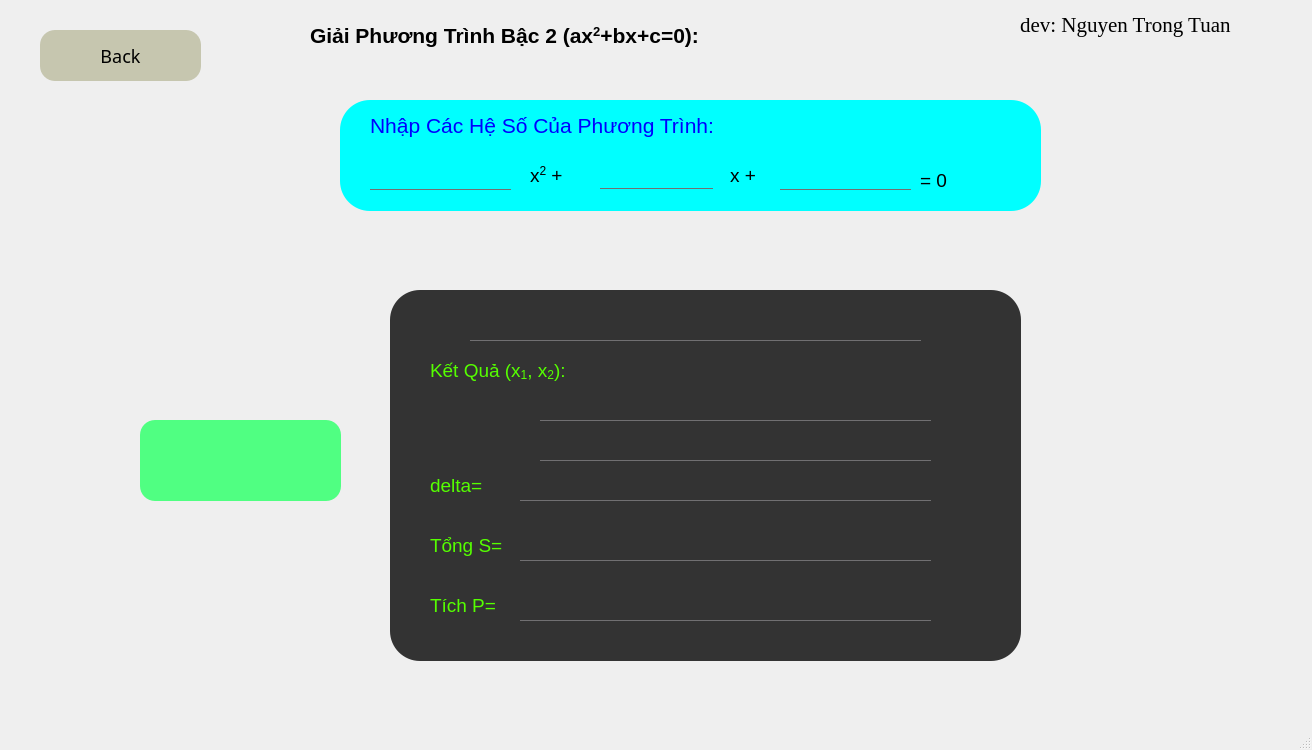
<?xml version="1.0" encoding="UTF-8"?>
<ui version="4.0">
 <class>MainWindow</class>
 <widget class="QMainWindow" name="MainWindow">
  <property name="geometry">
   <rect>
    <x>0</x>
    <y>0</y>
    <width>1312</width>
    <height>750</height>
   </rect>
  </property>
  <property name="windowTitle">
   <string>MainWindow</string>
  </property>
  <property name="styleSheet">
   <string notr="true">#button_back_ptb2{font-family:century gothic;font-size:18px;background:rgba(170, 170, 131,0.6);border-radius:15px;}
#button_back_ptb2:hover{background-color: rgb(135, 124, 255);}
#frame_2{background:#333;border-radius:30px;}
#out_sln ,#out_x1 , #out_x2 , #out_delta , #out_s , #out_p{background:transparent;border:none;color:rgb(0, 85, 255);border-bottom:1px solid #717072;font-size: 23px;}
#out_sln:hover ,#out_x1:hover , #out_x2:hover , #out_delta:hover , #out_s:hover , #out_p:hover{border-bottom:1px solid rgb(0, 255, 255);}
#inp_a , #inp_b , #inp_c{background:transparent;border:none;color:rgb(255, 97, 255);border-bottom:1px solid #717072;font-size: 23px;}
#button_enter_ptb2{background:rgb(80, 255, 130);border-radius:15px;}
#button_enter_ptb2:hover{background-color: rgb(0, 255, 0);}
#fa{background:rgb(0, 255, 255);border-radius:30px;}




</string>
  </property>
  <widget class="QWidget" name="centralwidget">
   <widget class="QLabel" name="label">
    <property name="geometry">
     <rect>
      <x>310</x>
      <y>20</y>
      <width>601</width>
      <height>31</height>
     </rect>
    </property>
    <property name="text">
     <string>&lt;html&gt;&lt;head/&gt;&lt;body&gt;&lt;p&gt;&lt;span style=&quot; font-size:16pt; font-weight:600;&quot;&gt;Giải Phương Trình Bậc 2 (ax&lt;/span&gt;&lt;span style=&quot; font-size:16pt; font-weight:600; vertical-align:super;&quot;&gt;2&lt;/span&gt;&lt;span style=&quot; font-size:16pt; font-weight:600;&quot;&gt;+bx+c=0): &lt;/span&gt;&lt;/p&gt;&lt;/body&gt;&lt;/html&gt;</string>
    </property>
   </widget>
   <widget class="QFrame" name="fa">
    <property name="geometry">
     <rect>
      <x>340</x>
      <y>100</y>
      <width>701</width>
      <height>111</height>
     </rect>
    </property>
    <property name="frameShape">
     <enum>QFrame::StyledPanel</enum>
    </property>
    <property name="frameShadow">
     <enum>QFrame::Raised</enum>
    </property>
    <widget class="QLineEdit" name="inp_a">
     <property name="geometry">
      <rect>
       <x>30</x>
       <y>59</y>
       <width>141</width>
       <height>31</height>
      </rect>
     </property>
     <property name="text">
      <string/>
     </property>
    </widget>
    <widget class="QLabel" name="label_2">
     <property name="geometry">
      <rect>
       <x>190</x>
       <y>60</y>
       <width>51</width>
       <height>31</height>
      </rect>
     </property>
     <property name="font">
      <font>
       <pointsize>14</pointsize>
      </font>
     </property>
     <property name="text">
      <string>&lt;html&gt;&lt;head/&gt;&lt;body&gt;&lt;p&gt;x&lt;span style=&quot; vertical-align:super;&quot;&gt;2&lt;/span&gt; +&lt;/p&gt;&lt;/body&gt;&lt;/html&gt;</string>
     </property>
    </widget>
    <widget class="QLineEdit" name="inp_b">
     <property name="geometry">
      <rect>
       <x>260</x>
       <y>58</y>
       <width>113</width>
       <height>31</height>
      </rect>
     </property>
     <property name="text">
      <string/>
     </property>
    </widget>
    <widget class="QLabel" name="label_3">
     <property name="geometry">
      <rect>
       <x>390</x>
       <y>60</y>
       <width>41</width>
       <height>31</height>
      </rect>
     </property>
     <property name="font">
      <font>
       <pointsize>14</pointsize>
      </font>
     </property>
     <property name="text">
      <string>x +</string>
     </property>
    </widget>
    <widget class="QLineEdit" name="inp_c">
     <property name="geometry">
      <rect>
       <x>440</x>
       <y>59</y>
       <width>131</width>
       <height>31</height>
      </rect>
     </property>
    </widget>
    <widget class="QLabel" name="label_4">
     <property name="geometry">
      <rect>
       <x>580</x>
       <y>60</y>
       <width>47</width>
       <height>41</height>
      </rect>
     </property>
     <property name="font">
      <font>
       <pointsize>14</pointsize>
      </font>
     </property>
     <property name="text">
      <string>= 0</string>
     </property>
    </widget>
    <widget class="QLabel" name="label_10">
     <property name="geometry">
      <rect>
       <x>30</x>
       <y>10</y>
       <width>411</width>
       <height>31</height>
      </rect>
     </property>
     <property name="text">
      <string>&lt;html&gt;&lt;head/&gt;&lt;body&gt;&lt;p&gt;&lt;span style=&quot; font-size:16pt; color:#0000ff;&quot;&gt;Nhập Các Hệ Số Của Phương Trình: &lt;/span&gt;&lt;/p&gt;&lt;/body&gt;&lt;/html&gt;</string>
     </property>
    </widget>
   </widget>
   <widget class="QFrame" name="frame_2">
    <property name="geometry">
     <rect>
      <x>390</x>
      <y>290</y>
      <width>631</width>
      <height>371</height>
     </rect>
    </property>
    <property name="frameShape">
     <enum>QFrame::StyledPanel</enum>
    </property>
    <property name="frameShadow">
     <enum>QFrame::Raised</enum>
    </property>
    <widget class="QLineEdit" name="out_sln">
     <property name="geometry">
      <rect>
       <x>80</x>
       <y>20</y>
       <width>451</width>
       <height>31</height>
      </rect>
     </property>
     <property name="text">
      <string/>
     </property>
    </widget>
    <widget class="QLabel" name="label_5">
     <property name="geometry">
      <rect>
       <x>40</x>
       <y>60</y>
       <width>191</width>
       <height>41</height>
      </rect>
     </property>
     <property name="font">
      <font>
       <pointsize>14</pointsize>
      </font>
     </property>
     <property name="text">
      <string>&lt;html&gt;&lt;head/&gt;&lt;body&gt;&lt;p&gt;&lt;span style=&quot; color:#55ff00;&quot;&gt;Kết Quả (x&lt;/span&gt;&lt;span style=&quot; color:#55ff00; vertical-align:sub;&quot;&gt;1&lt;/span&gt;&lt;span style=&quot; color:#55ff00;&quot;&gt;, x&lt;/span&gt;&lt;span style=&quot; color:#55ff00; vertical-align:sub;&quot;&gt;2&lt;/span&gt;&lt;span style=&quot; color:#55ff00;&quot;&gt;)&lt;/span&gt;&lt;span style=&quot; color:#55ff00;&quot;&gt;:&lt;/span&gt;&lt;/p&gt;&lt;/body&gt;&lt;/html&gt;</string>
     </property>
    </widget>
    <widget class="QLineEdit" name="out_x1">
     <property name="geometry">
      <rect>
       <x>150</x>
       <y>100</y>
       <width>391</width>
       <height>31</height>
      </rect>
     </property>
     <property name="text">
      <string/>
     </property>
    </widget>
    <widget class="QLineEdit" name="out_x2">
     <property name="geometry">
      <rect>
       <x>150</x>
       <y>140</y>
       <width>391</width>
       <height>31</height>
      </rect>
     </property>
    </widget>
    <widget class="QLabel" name="label_6">
     <property name="geometry">
      <rect>
       <x>40</x>
       <y>180</y>
       <width>111</width>
       <height>31</height>
      </rect>
     </property>
     <property name="font">
      <font>
       <pointsize>14</pointsize>
      </font>
     </property>
     <property name="text">
      <string>&lt;html&gt;&lt;head/&gt;&lt;body&gt;&lt;p&gt;&lt;span style=&quot; color:#55ff00;&quot;&gt;delta=&lt;/span&gt;&lt;/p&gt;&lt;/body&gt;&lt;/html&gt;</string>
     </property>
    </widget>
    <widget class="QLineEdit" name="out_delta">
     <property name="geometry">
      <rect>
       <x>130</x>
       <y>180</y>
       <width>411</width>
       <height>31</height>
      </rect>
     </property>
    </widget>
    <widget class="QLabel" name="label_7">
     <property name="geometry">
      <rect>
       <x>40</x>
       <y>240</y>
       <width>91</width>
       <height>31</height>
      </rect>
     </property>
     <property name="text">
      <string>&lt;html&gt;&lt;head/&gt;&lt;body&gt;&lt;p&gt;&lt;span style=&quot; font-size:14pt; color:#55ff00;&quot;&gt;Tổng S=&lt;/span&gt;&lt;/p&gt;&lt;/body&gt;&lt;/html&gt;</string>
     </property>
    </widget>
    <widget class="QLineEdit" name="out_s">
     <property name="geometry">
      <rect>
       <x>130</x>
       <y>240</y>
       <width>411</width>
       <height>31</height>
      </rect>
     </property>
    </widget>
    <widget class="QLabel" name="label_8">
     <property name="geometry">
      <rect>
       <x>40</x>
       <y>300</y>
       <width>111</width>
       <height>31</height>
      </rect>
     </property>
     <property name="text">
      <string>&lt;html&gt;&lt;head/&gt;&lt;body&gt;&lt;p&gt;&lt;span style=&quot; font-size:14pt; color:#55ff00;&quot;&gt;Tích P=&lt;/span&gt;&lt;/p&gt;&lt;/body&gt;&lt;/html&gt;</string>
     </property>
    </widget>
    <widget class="QLineEdit" name="out_p">
     <property name="geometry">
      <rect>
       <x>130</x>
       <y>300</y>
       <width>411</width>
       <height>31</height>
      </rect>
     </property>
    </widget>
   </widget>
   <widget class="QPushButton" name="button_back_ptb2">
    <property name="geometry">
     <rect>
      <x>40</x>
      <y>30</y>
      <width>161</width>
      <height>51</height>
     </rect>
    </property>
    <property name="font">
     <font>
      <family>century gothic</family>
      <pointsize>-1</pointsize>
     </font>
    </property>
    <property name="text">
     <string>Back</string>
    </property>
    <property name="icon">
     <iconset resource="image.qrc">
      <normaloff>:/picture/.icon_back.png</normaloff>:/picture/.icon_back.png</iconset>
    </property>
    <property name="iconSize">
     <size>
      <width>35</width>
      <height>35</height>
     </size>
    </property>
   </widget>
   <widget class="QPushButton" name="button_enter_ptb2">
    <property name="geometry">
     <rect>
      <x>140</x>
      <y>420</y>
      <width>201</width>
      <height>81</height>
     </rect>
    </property>
    <property name="font">
     <font>
      <pointsize>12</pointsize>
     </font>
    </property>
    <property name="text">
     <string/>
    </property>
    <property name="icon">
     <iconset resource="image.qrc">
      <normaloff>:/picture/.icon_enter.png</normaloff>:/picture/.icon_enter.png</iconset>
    </property>
    <property name="iconSize">
     <size>
      <width>60</width>
      <height>60</height>
     </size>
    </property>
   </widget>
   <widget class="QLabel" name="label_12">
    <property name="geometry">
     <rect>
      <x>1020</x>
      <y>10</y>
      <width>271</width>
      <height>31</height>
     </rect>
    </property>
    <property name="font">
     <font>
      <family>Times New Roman</family>
      <pointsize>14</pointsize>
     </font>
    </property>
    <property name="text">
     <string>&lt;html&gt;&lt;head/&gt;&lt;body&gt;&lt;p&gt;&lt;span style=&quot; font-size:16pt;&quot;&gt;dev: Nguyen Trong Tuan&lt;/span&gt;&lt;/p&gt;&lt;/body&gt;&lt;/html&gt;</string>
    </property>
   </widget>
  </widget>
  <widget class="QMenuBar" name="menubar">
   <property name="geometry">
    <rect>
     <x>0</x>
     <y>0</y>
     <width>1312</width>
     <height>26</height>
    </rect>
   </property>
  </widget>
  <widget class="QStatusBar" name="statusbar"/>
 </widget>
 <resources>
  <include location="image.qrc"/>
  <include location="image.qrc"/>
 </resources>
 <connections/>
</ui>
